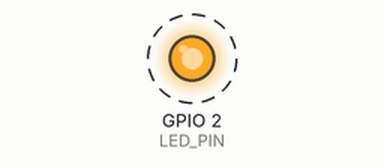
Bench run of a sketch on a simulated ESP32. Parts: output pins drawn as LEDs (lit = HIGH). Dashed ring = blinking. What the sketch prints to the serial monitor is not drawn.

Above: at 1.0 s.
Timing chart, 0 to 5.1 s (numbered marks = the images above):
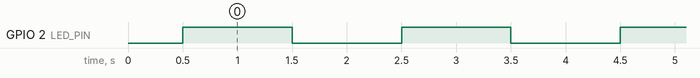

The sketch:

hello.ino
```cpp
// Step 1 sanity check: prints a counter over serial and blinks the onboard LED.

const int LED_PIN = 2;  // blue onboard LED on most ESP32 DevKit boards

unsigned long count = 0;

void setup() {
  Serial.begin(115200);
  pinMode(LED_PIN, OUTPUT);
  delay(500);
  Serial.println();
  Serial.println("flood sensor: hello from ESP32");
}

void loop() {
  digitalWrite(LED_PIN, count % 2 ? LOW : HIGH);
  Serial.print("alive, count = ");
  Serial.println(count++);
  delay(1000);
}
```

Measured:
- by itself, GPIO 2 (LED_PIN): alternates HIGH for 1.0 s and LOW for 1.0 s
